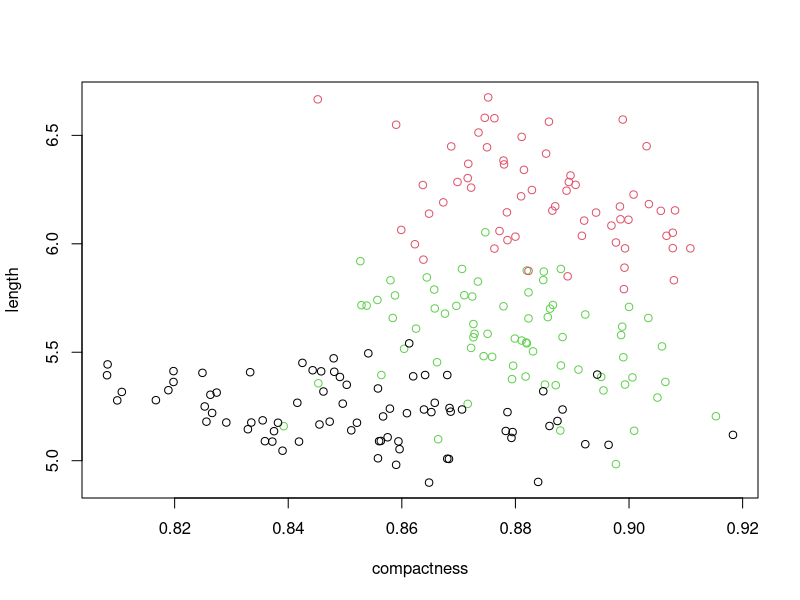
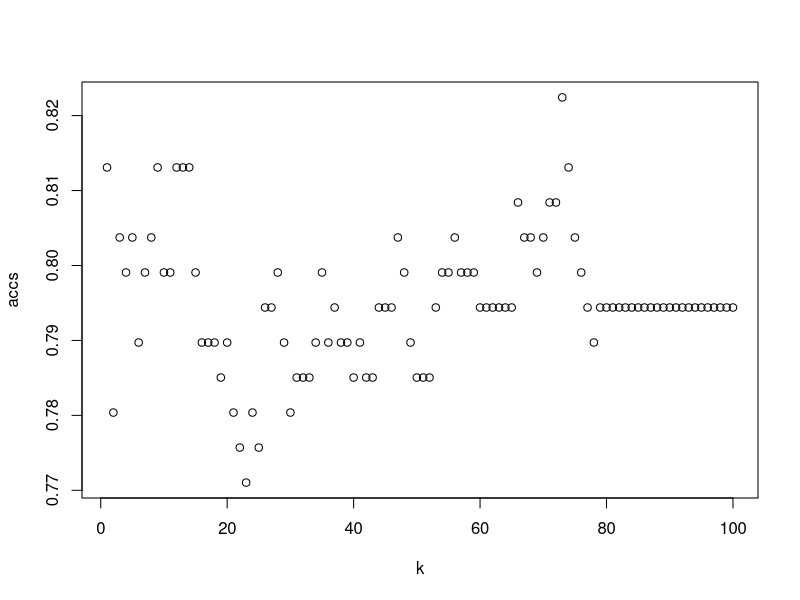
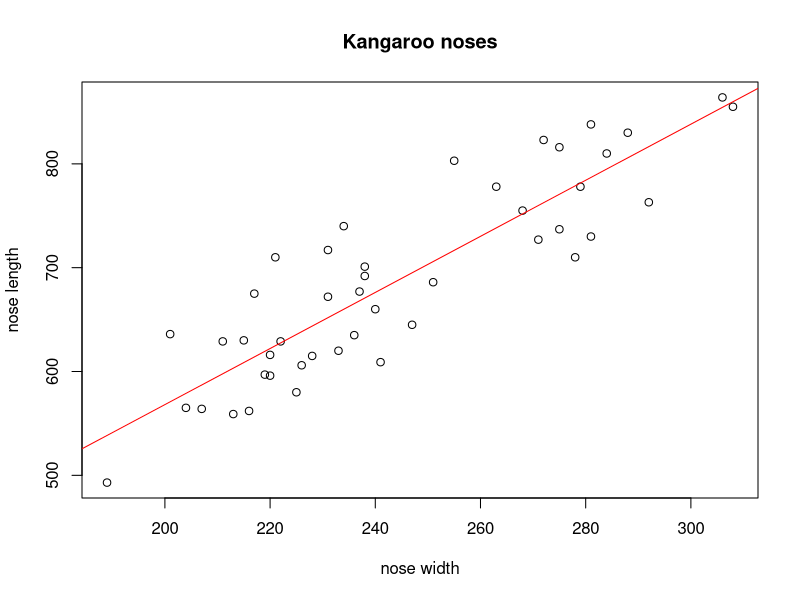
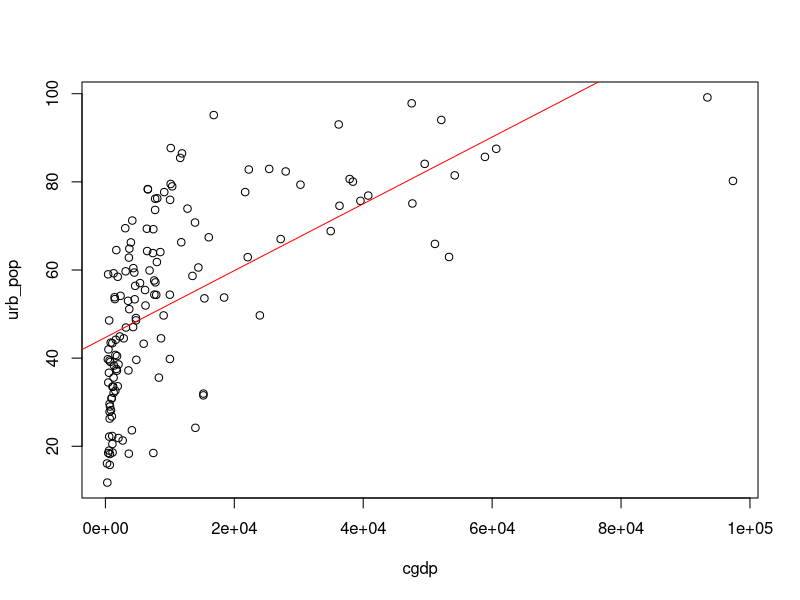
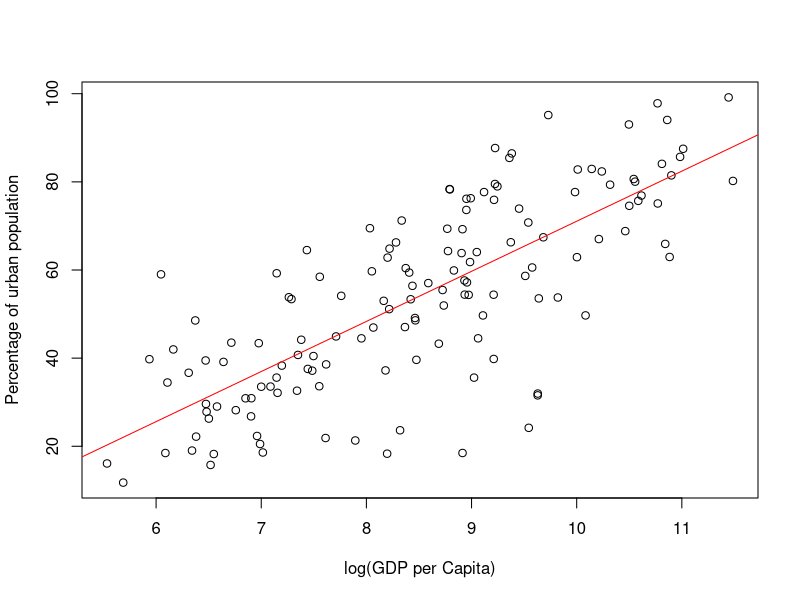
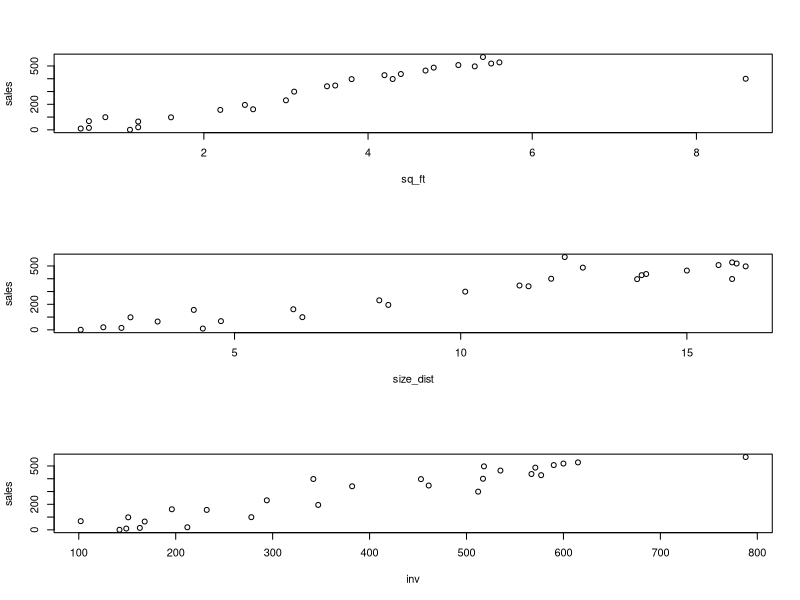
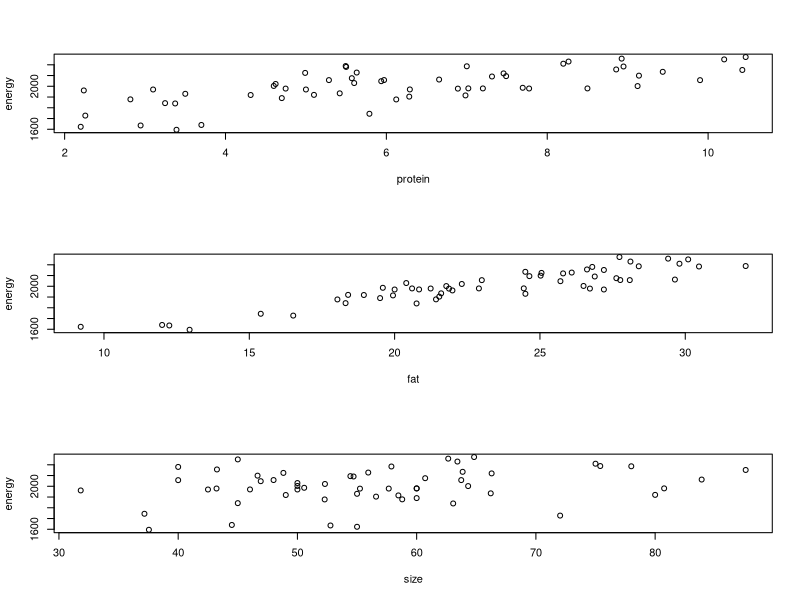
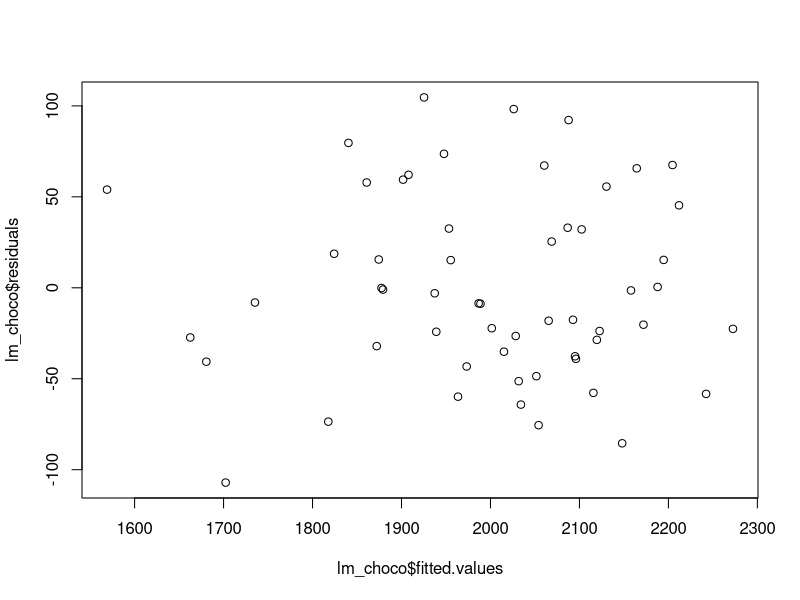

Here is the R script that generated these plots, in order:
#rm(list=ls());  setwd("~/Dropbox/cs/bigdata/datacamp/intro_ml"); source("iml_practice.R")

#rm(list=ls());  setwd("C:/Users/zimine/Dropbox/cs/bigdata/datacamp/intro_ml"); source("iml_practice.R") 

##############################################################
#  chap. Performance
##############################################################

##read titanic dataset
# surviced is a response 
# features is pcClass (passenger glass), sex and age


titanic<-read.csv(file="titanic.csv", row.names=1,header=TRUE
				,colClasses=c("numeric", "factor", "numeric", "factor", "numeric") )

titanic$Survived <- factor(titanic$Survived, levels=c("1", "0")) #arrange factor levels

set.seed(1)
# A decision tree classification model is built on the data
library(rpart)
tree <- rpart(Survived ~ ., data = titanic, method = "class") #survived response, predictors all others
pred<-predict(tree, titanic, type="class")
conf<-table(titanic$Survived, pred) # make a confusion matrix
print(conf)

### compute accuracy, precision and recall
TP <- conf[1,1] 
FN <- conf[1,2] 
FP <- conf[2,1] 
TN <- conf[2,2] 

accuracy <- (TP + TN) / (TP+FN+FP+TN)
accuracy
precision <- TP/ (TP + FP)
precision 
recall <- TP / (TP + FN)
recall 

seeds <- read.csv(file="seeds.csv", row.names=1, header=T)

km_seeds <- kmeans(seeds, 3)
plot(length ~ compactness, data = seeds, col=km_seeds$cluster)
print(km_seeds$tot.withinss / km_seeds$betweenss)

### titanic example with  a dataset spilt between train and test sets
set.seed(1)
n <- nrow(titanic) # number of observations
shuffled <- titanic[sample(n),] #shuffle the dataset
pct_split<-0.7
train_indices <- 1:round(pct_split * n)
train <- shuffled[train_indices, ]
test_indices <- (round(pct_split * n) + 1):n
test <- shuffled[test_indices, ] # the rest of the dataset

#fill the model but on the training set
tree <- rpart(Survived ~ ., train, method = "class")
# Predict the outcome on the test set with tree:
pred<-predict(tree, test, type="class")
# Calculate the confusion matrix: conf
conf<-table(test$Survived, pred)
print(conf)
print(paste("accuracy:" , sum(diag(conf))/sum(conf) ))

##cross validation
# run 6 times with moving train set and data set
npass <- 6
accs <- rep(0,6) # a vec of accurencies
n<- nrow(shuffled)
for (i in 1:6) {
  # These indices indicate the interval of the test set
  indices <- (( (i-1) * round((1/npass)*n)) + 1):((i*round((1/npass) * n)))
  
  test <- shuffled[indices,] #indices are indexesof test set
  train <- shuffled[-indices,] #train is the rest
  tree <- rpart(Survived ~ ., train, method = "class")
  pred<-predict(tree, test, type="class")  
  conf<-table(test$Survived, pred)
  accs[i] <- sum(diag(conf))/sum(conf)
}

# Print out the mean of accs
print(paste("cross validation on 6 runs " ,mean(accs)))


### check the performance of classifier on two emails data sets
emails_small <- read.csv(file="emails_small.csv", header=T, row.names=1,colClasses=c("numeric","numeric","factor") )
emails_small$spam <- factor(emails_small$spam, levels=c("1", "0")) #rearrange factor levels
spam_classifier <- function(x){
  prediction <- rep(NA,length(x))
  prediction[x > 4] <- 1
  prediction[x >= 3 & x <= 4] <- 0
  prediction[x >= 2.2 & x < 3] <- 1
  prediction[x >= 1.4 & x < 2.2] <- 0
  prediction[x > 1.25 & x < 1.4] <- 1
  prediction[x <= 1.25] <- 0
  return(factor(prediction, levels=c("1","0")))
}

pred_small<-spam_classifier(emails_small$avg_capital_seq) #apply spam classifier
conf_small<-table(emails_small$spam, pred_small) #confusion matrix
acc_small <- sum(diag(conf_small))/sum(conf_small)
print(paste("accuracy for emails_small", acc_small)) #accuracy for emails set


### now on much bigger set
emails_full <- read.csv(file="emails_full.csv", header=T, row.names=1,colClasses=c("numeric", "numeric", "factor") )
emails_full$spam <- factor(emails_full$spam, levels=c("1", "0")) #rearrange factor levels

pred_full<-spam_classifier(emails_full$avg_capital_seq)
conf_full<-table(emails_full$spam, pred_full)
acc_full <- sum(diag(conf_full))/sum(conf_full)
print(paste("accuracy for emails_full",acc_full)) #accuracy for emails_full


#### now repeat exercise with indroducing bias to the model 
spam_classifier <- function(x){
  prediction <- rep(NA,length(x))
  prediction[x > 4] <- 1
  prediction[x <= 4 ] <- 0
  return(factor(prediction, levels=c("1","0")))
}
conf_small <- table(emails_small$spam, spam_classifier(emails_small$avg_capital_seq))
print(conf_small)
acc_small <- sum(diag(conf_small)) / sum(conf_small)
print(acc_small)

conf_full <- table(emails_full$spam, spam_classifier(emails_full$avg_capital_seq))
print(conf_full)
acc_full <- sum(diag(conf_full)) / sum(conf_full)

print(acc_full)


##############################################################
#  chap. Classification
##############################################################

set.seed(1)

titanic<-read.csv(file="titanic.csv", row.names=1,header=TRUE
				,colClasses=c("numeric", "factor", "numeric", "factor", "numeric") )

titanic$Survived <- factor(titanic$Survived, levels=c("1", "0")) #arrange factor levels
titanic$Pclass <- factor(titanic$Pclass, levels=c("1","2","3"))

idx_test <- c(555,147,140,652,290,412,84,176,156,110,179,407,2,420,391,326,385,618,222,703,573,327,427,525,677,536,606,142,486,547,697,414,467,503,22,599,470,517,225,358,70,271,613,455,537,20,670,367,94,632,299,346,671,647,124,61,601,186,129,679,231,283,52,362,544,237,36,673,395,139,487,375,312,14,433,411,510,423,308,642,315,681,86,5,614,54,688,471,587,600,69,648,707,657,135,619,259,588,261,333,546,105,509,208,108,197,302,43,616,466,328,187,711,359,701,682,674,245,492,698,273,603,320,434,393,569,200,195,257,329,73,189,26,133,221,191,534,131,522,482,653,220,235,149,691,668,3,687,46,182,543,256,463,505,548,633,172,97,175,479,672,174,306,32,18,419,167,232,621,83,236,65,164,180,63,709,397,478,11,634,27,493,530,574,297,71,591,145,549,340,661,106,365,91,9,409,443,120,211,641,476,516,440,625,7,284,230,640,59,413,360,241,269,441)

test <- titanic[idx_test,]
train <- titanic[-idx_test,]

require(rpart)
#require(rpart.plot)
#require(rattle)
#require(RColorBrewer)

tree <- rpart(Survived ~ Pclass+Sex+Age, data=train, method="class")

# Draw the decision tree (in R 2.15 no package  but it is availabe in R 3.2  in jupyter)
#fancyRpartPlot(tree)

#### k-nn 
## reuse  train and test  data sets of titanic
titanic<-read.csv(file="titanic.csv", row.names=1,header=TRUE
				,colClasses=c("numeric", "factor", "numeric", "factor", "numeric") )

titanic$Survived <- factor(titanic$Survived, levels=c("1", "0")) #arrange factor levels
idx_test <- c(555,147,140,652,290,412,84,176,156,110,179,407,2,420,391,326,385,618,222,703,573,327,427,525,677,536,606,142,486,547,697,414,467,503,22,599,470,517,225,358,70,271,613,455,537,20,670,367,94,632,299,346,671,647,124,61,601,186,129,679,231,283,52,362,544,237,36,673,395,139,487,375,312,14,433,411,510,423,308,642,315,681,86,5,614,54,688,471,587,600,69,648,707,657,135,619,259,588,261,333,546,105,509,208,108,197,302,43,616,466,328,187,711,359,701,682,674,245,492,698,273,603,320,434,393,569,200,195,257,329,73,189,26,133,221,191,534,131,522,482,653,220,235,149,691,668,3,687,46,182,543,256,463,505,548,633,172,97,175,479,672,174,306,32,18,419,167,232,621,83,236,65,164,180,63,709,397,478,11,634,27,493,530,574,297,71,591,145,549,340,661,106,365,91,9,409,443,120,211,641,476,516,440,625,7,284,230,640,59,413,360,241,269,441)

test <- titanic[idx_test,]
train <- titanic[-idx_test,]

#convert factor Sex  to a numeric variable
test$Sex <- as.numeric(test$Sex)-1
train$Sex <- as.numeric(train$Sex)-1

train_labels <- train$Survived
test_labels <- test$Survived 
knn_train <- train 
knn_test  <- test 
knn_train[,1] <- NULL # drop the Survived column 
knn_test[,1] <- NULL 

##normalized Pclass 
min_class <- min(knn_train$Pclass)
max_class <- max(knn_train$Pclass)
knn_train$Pclass <- (knn_train$Pclass - min_class) / (max_class - min_class) # observe min, max from train set used for train
knn_test$Pclass <- (knn_test$Pclass - min_class) / (max_class - min_class)  # same min, max used for test


min_age <- min(knn_train$Age)
max_age <- max(knn_train$Age)
knn_train$Age <- (knn_train$Age - min_age) / (max_age - min_age) 
knn_test$Age <- (knn_test$Age - min_age) / (max_age - min_age) 

## now knn_train, knn_tess  are normalized
require(class)
set.seed(1)
pred <- knn(train = knn_train, test=knn_test, cl=train_labels, k=5)
conf <- table(test_labels, pred)
print(conf)

##determine the optimal k in k-nn 
set.seed(1)
range <- 1:round(0.2 * nrow(knn_train))  # 1:100
accs <- rep(0,length(range))

## interate over k from 1 to 100 
for ( k in range) {
	pred <- knn(train = knn_train, test=knn_test, cl=train_labels, k=k)
	conf <- table(test_labels,pred)  #current confusion matrix
	accs[k] <- sum(diag(conf))/sum(conf) #compute the current accuracy
}
#graphical view of accuracy
plot(range, accs, xlab="k")
#the best k is found as the one with the highest accuracy
print(paste("k with highest accurancy:" ,  which(accs == max(accs)) ))


##############################################################
#  chap. Classification
##############################################################
## kangaroo nose dataset
# measures of grey kangaroos nose widht and length
kang_nose <-read.csv(file="kang_nose.csv", row.names=1, header=T)

plot(kang_nose, xlab="nose width", ylab="nose length", main="Kangaroo noses")
lm_kang <- lm(nose_length ~ nose_width, data=kang_nose)

print(lm_kang$coefficients)

##add the regression line to the plot 
abline(lm_kang$coefficients, col="red")

nose_width_value <- c(250, 270)
predicted <- predict(lm_kang, data.frame(nose_width=nose_width_value))
print(paste( "predicted nose length:" , paste(predicted, collapse=","))) 


##compaute manually RMSE
nose_length_est <- predict(lm_kang, kang_nose) #predic all (\hat{y})
res <- kang_nose$nose_length - nose_length_est #a vector of residuals
rmse <- sqrt( 1 / nrow(kang_nose) * sum(res^2) )
print(paste("RMSE",rmse))

#compute manually R2
ss_res  <- sum(res^2) #sum of residuals
ss_tot <- sum((kang_nose$nose_length - mean(kang_nose$nose_length))^2) #total sum of squares
r_sq <- 1 - (ss_res)/ss_tot
print(paste("manually compuated R squared", r_sq))
#print(summary(lm_kang))


world_bank_train <-read.csv(file="worldbank_urb_gdp.csv", row.names=1, header=T)
plot(world_bank_train)
lm_wb <- lm(urb_pop ~ cgdp, data=world_bank_train)
abline(lm_wb$coefficients, col="red")
print(paste('afganistan' , predict(lm_wb, data.frame(cgdp=413))))

#someties there a log scaling can help
plot(urb_pop ~ log(cgdp), data = world_bank_train, 
     xlab = "log(GDP per Capita)", 
     ylab = "Percentage of urban population")

lm_wb <- lm(urb_pop ~ log(cgdp), data = world_bank_train)
abline(lm_wb$coefficients, col = "red")
print(paste('r squared after log transform',summary(lm_wb)$r.squared))

print(paste('afganistan again' , predict(lm_wb, data.frame(cgdp=413))))

#### mulivariable linear regression
shop_data <- read.csv(file='shop_data.csv', row.names=1, header =T)
par(mfrow=c(3,1))
 plot(sales ~ sq_ft, shop_data)
 plot(sales ~ size_dist, shop_data)
 plot(sales ~ inv, shop_data)
par(mfrow=c(1,1))

lm_shop <- lm(sales ~ . , data=shop_data)
print(summary(lm_shop))

### are all predictors relevant
choco_data <- read.csv(file='choco_data.csv', row.names=1, header =T)
par(mfrow=c(3,1))
plot(energy ~ protein, choco_data)
plot(energy ~ fat, choco_data)
plot(energy ~ size, choco_data)
par(mfrow=c(1,1))
lm_choco <- lm(energy ~ ., data=choco_data)
plot(lm_choco$fitted.values, lm_choco$residuals  ) #residuals, expect uncorrelated
qqnorm(lm_choco$residuals) # expect linear fit
summary(lm_choco)

#### comparinng rmse of train and test data to check if the model genealizes well
world_bank_train <- read.csv(file='world_bank_train.csv', row.names=1, header =T)
world_bank_test <- read.csv(file='world_bank_test.csv', row.names=1, header =T)

lm_wb_log <- lm(urb_pop ~ log(cgdp), data = world_bank_train) # log linear model

 
rmse_train <- sqrt(mean(lm_wb_log$residuals ^ 2)) #rmse training set

world_bank_test_truth <- world_bank_test$urb_pop
world_bank_test_input <- data.frame(cgdp = world_bank_test$cgdp)
world_bank_test_output <- predict(lm_wb_log, world_bank_test_input)
# The residuals: the difference between the ground truth and the predictions
res_test <- world_bank_test_output - world_bank_test_truth

rmse_test <- sqrt(mean(res_test^2)) # explicit formula belo
#rmse_test <- sqrt ( 1/nrow(world_bank_test) * sum(res_test^2)  )

# Print the ratio of the test RMSE over the training RMSE
print(paste("rmse rationtest/train", rmse_test/ rmse_train)) #value close to 1 => model generalizes well 


## parametric vs non-parametric
#check Rmse for linear, log linear and knn
lm_wb <- lm(urb_pop ~ cgdp, data = world_bank_train) # log linear model
lm_wb_log <- lm(urb_pop ~ log(cgdp), data = world_bank_train) # log linear model

##define the basic knn algorithm function
my_knn <- function(x_pred, x, y, k){
  m <- length(x_pred)
  predict_knn <- rep(0, m)
  for (i in 1:m) {
    
    # Calculate the absolute distance between x_pred[i] and x
    dist <- abs(x_pred[i] - x)
    
    sort_index <- order(dist)   # ordered vector index  dist[order] will be sorted 
    
    # Apply mean() to the responses of the k-nearest neighbors
    predict_knn[i] <- mean(y[sort_index[1:k]])    
    
  }
  return(predict_knn)
}

ranks <- order(world_bank_test$cgdp) # index for sorint test$cgdp

# Scatter plot of test set
plot(world_bank_test,
     xlab = "GDP per Capita", ylab = "Percentage Urban Population")

# Predict with simple linear model and add line
test_output_lm <- predict(lm_wb, data.frame(cgdp = world_bank_test$cgdp))
lines(world_bank_test$cgdp[ranks], test_output_lm[ranks], lwd = 2, col = "blue")
# Predict with log-linear model and add line
test_output_lm_log <- predict(lm_wb_log, data.frame(cgdp = world_bank_test$cgdp))
lines(world_bank_test$cgdp[ranks], test_output_lm_log[ranks], lwd = 2, col = "red")
# Predict with k-NN and add line
test_output_knn <- my_knn(world_bank_test$cgdp, world_bank_train$cgdp, world_bank_train$urb_pop, 30)
lines(world_bank_test$cgdp[ranks], test_output_knn[ranks], lwd = 2, col = "green")
#add legend
legend('topright', c('linear', 'log linear', 'knn') , 
   lty=1, col=c('blue', 'red', 'green'), bty='y', cex=.75)
#compute rmses for 3 models
rmse_linear<-sqrt(mean( (test_output_lm - world_bank_test$urb_pop) ^ 2))
print(paste("rmse linear",rmse_linear))
rmse_log_linear<-sqrt(mean( (test_output_lm_log - world_bank_test$urb_pop) ^ 2))
print(paste("rmse log linear",rmse_log_linear))
rmse_knn<-sqrt(mean( (test_output_knn - world_bank_test$urb_pop) ^ 2))
print(paste("rmse knn non parametric" ,rmse_knn))



#end
